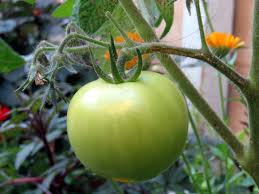
#> input picture images/1.jpg, 259 x 194 px; its folder holds only this picture in this run
$ python -i tomato.py   (imports and definitions only)
#> lines starting #> are read from the running program, lines starting #| are printed output that depends on the picture; after the words box and inside, x2 and y2 are one past the last pixel; in counts of white or black regions, pixels touching at a corner belong together
import cv2
import numpy as np
import os
import sys
import tkinter as tk
from tkinter import ttk, messagebox

# [1 line not run here, left out]

prices = {
    "Good": 100,
    "Edible": 80,
    "InEdible": 30
}

qualities = {
    "Good": [],
    "Edible": [],
    "InEdible": []
}

def classify_quality(image_path):
#> called with image_path = 'images/1.jpg'
    image = cv2.imread(image_path)
#> image is the input picture: shape (194, 259, 3); mean B, G, R 82.7, 113.9, 103.6
    if image is None:
        print(f"Could not open or find the image: {image_path}")
        return

    hsv = cv2.cvtColor(image, cv2.COLOR_BGR2HSV)
#> hsv: shape (194, 259, 3); mean H, S, V 58.7, 100.3, 119.8

    red_lower1 = np.array([0, 100, 100])
    red_upper1 = np.array([10, 255, 255])
    red_lower2 = np.array([160, 100, 100])
    red_upper2 = np.array([180, 255, 255])

    yellow_lower = np.array([20, 100, 100])
    yellow_upper = np.array([30, 255, 255])

    green_lower = np.array([35, 100, 100])
    green_upper = np.array([85, 255, 255])

    red_mask = cv2.bitwise_or(cv2.inRange(hsv, red_lower1, red_upper1),
                              cv2.inRange(hsv, red_lower2, red_upper2))
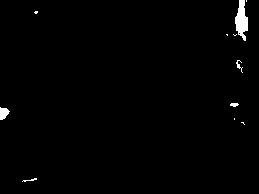
#> red_mask: shape (194, 259); 1% white; 11 white regions (6 under 20 px), largest, box (x1, y1, x2, y2) and area: (235, 0, 248, 41) 333, (0, 107, 10, 120) 88, (236, 60, 243, 73) 30, (230, 103, 239, 107) 27, (22, 178, 37, 182) 23
    yellow_mask = cv2.inRange(hsv, yellow_lower, yellow_upper)
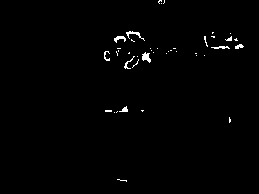
#> yellow_mask: shape (194, 259); 0.93% white in thin lines or dots, all inside (x1, y1, x2, y2) = (104, 0, 244, 182)
    green_mask = cv2.inRange(hsv, green_lower, green_upper)
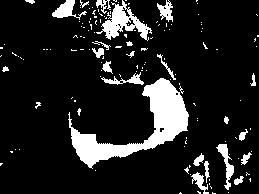
#> green_mask: shape (194, 259); 13% white; 142 white regions (117 under 20 px), largest, box (x1, y1, x2, y2) and area: (68, 78, 189, 169) 3309, (96, 0, 152, 41) 843, (52, 0, 87, 20) 292

    red_count = cv2.countNonZero(red_mask)
#> red_count = 526
    yellow_count = cv2.countNonZero(yellow_mask)
#> yellow_count = 465
    green_count = cv2.countNonZero(green_mask)
#> green_count = 6508

    if red_count > yellow_count and red_count > green_count:
        quality = "Good"
    elif yellow_count > red_count and yellow_count > green_count:
        quality = "Edible"
    else:
        quality = "InEdible"

    qualities[quality].append(image_path)

    # Resize to fixed dimensions
    image = cv2.resize(image, (500, 400))  # Width x Height
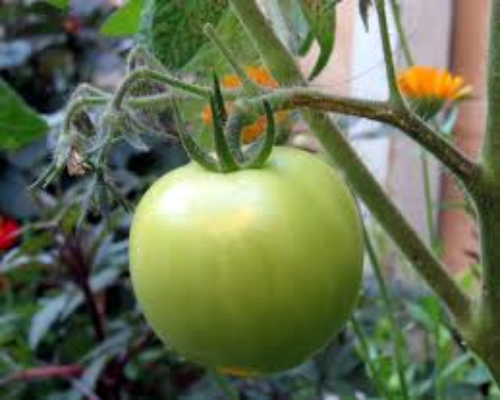
#> image: shape (400, 500, 3); mean B, G, R 82.6, 113.8, 103.5

    font = cv2.FONT_HERSHEY_SIMPLEX
    cv2.putText(image, quality, (10, 30), font, 1, (0, 0, 0), 2, cv2.LINE_AA)
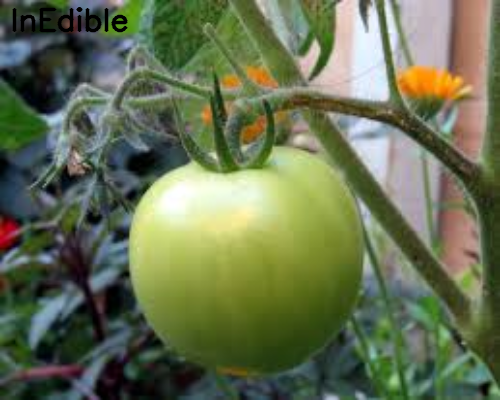
#> image: shape (400, 500, 3); 0.78% of pixels changed, all inside (x1, y1, x2, y2) = (12, 7, 128, 33)

    cv2.imshow("Tomato Classification", image)
    while True:
        key = cv2.waitKey(0)
#> (key Esc is pressed here)
        if key == ord(' '):
            break
    cv2.destroyAllWindows()


# [67 lines left out: functions classify_all_images, display_results, launch_app, not called in this run]


# [2 lines not run here, left out]

>>> result = classify_quality('images/1.jpg')

$ run again, on images/3.jpg
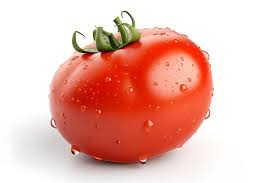
#> input picture images/3.jpg, 275 x 183 px
#> in classify_quality, image is the input picture: shape (183, 275, 3); mean B, G, R 179.2, 188.7, 235.3
#> hsv: shape (183, 275, 3); mean H, S, V 14.3, 68.3, 235.6
#> in classify_quality, `red_mask = cv2.bitwise_or(cv2.inRange(hsv, red_lower1, red_upper1), cv..`:
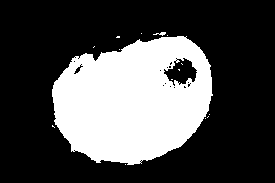
#> red_mask: shape (183, 275); 30.3% white; 15 white regions (13 under 20 px), largest, box (x1, y1, x2, y2) and area: (52, 36, 213, 165) 15182, (153, 32, 166, 36) 25
#> yellow_mask: shape (183, 275); 0.1% white in thin lines or dots, all inside (x1, y1, x2, y2) = (80, 32, 140, 50)
#> green_mask: shape (183, 275); 0.44% white in thin lines or dots, all inside (x1, y1, x2, y2) = (73, 18, 136, 49)
#> red_count = 15235
#> yellow_count = 52
#> green_count = 221
#> in classify_quality, `cv2.putText(image, quality, (10, 30), font, 1, (0, 0, 0), 2, cv2.LINE_..`:
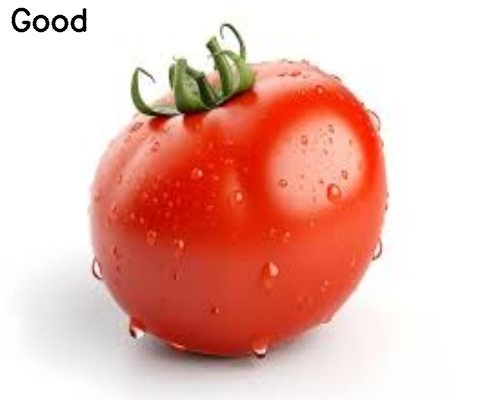
#> image: shape (400, 500, 3); mean B, G, R 178.3, 187.8, 234.4

$ run again, on images/4.jpg
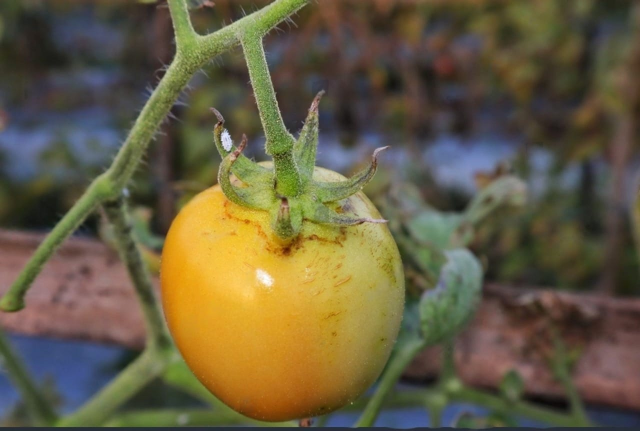
#> input picture images/4.jpg, 1280 x 861 px (shown at 1/2 size)
#> in classify_quality, image is the input picture: shape (861, 1280, 3); mean B, G, R 66, 93.1, 102.3
#> hsv: shape (861, 1280, 3); mean H, S, V 43.6, 96.9, 109.5
#> in classify_quality, `red_mask = cv2.bitwise_or(cv2.inRange(hsv, red_lower1, red_upper1), cv..`:
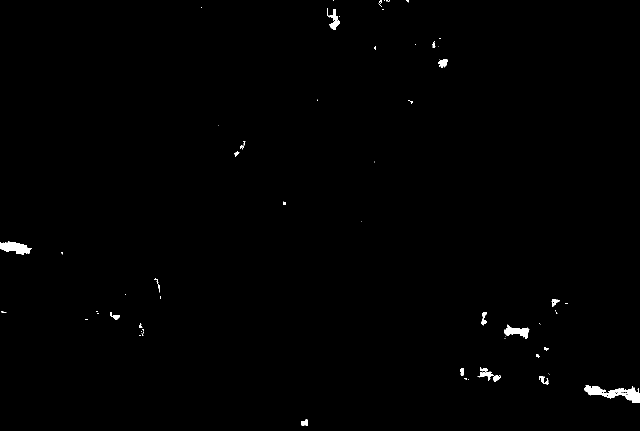
#> red_mask: shape (861, 1280) (shown at 1/2 size); 0.55% white; 72 white regions (48 under 20 px), largest, box (x1, y1, x2, y2) and area: (1169, 770, 1280, 806) 1744, (0, 483, 63, 509) 1024, (1008, 649, 1059, 678) 695
#> yellow_mask: shape (861, 1280); 11.8% white; 196 white regions (151 under 20 px), largest, box (x1, y1, x2, y2) and area: (336, 309, 809, 792) 115649, (1028, 0, 1107, 74) 3065, (1196, 161, 1244, 225) 1442
#> green_mask: shape (861, 1280); 4.3% white; 154 white regions (119 under 20 px), largest, box (x1, y1, x2, y2) and area: (487, 0, 614, 310) 8320, (550, 316, 674, 462) 6652, (310, 688, 474, 840) 5354
#> red_count = 6015
#> yellow_count = 130184
#> green_count = 47305
#> in classify_quality, `cv2.putText(image, quality, (10, 30), font, 1, (0, 0, 0), 2, cv2.LINE_..`:
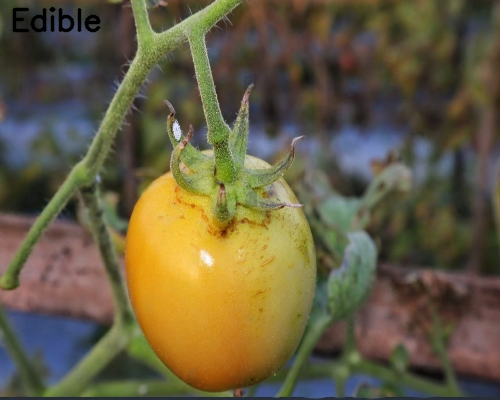
#> image: shape (400, 500, 3); mean B, G, R 65.6, 92.8, 102

$ run again, on images/7.jpg
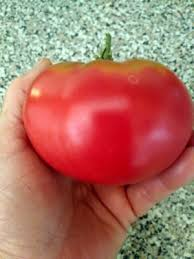
#> input picture images/7.jpg, 194 x 259 px
#> in classify_quality, image is the input picture: shape (259, 194, 3); mean B, G, R 99.9, 113, 172
#> hsv: shape (259, 194, 3); mean H, S, V 65.4, 124.8, 181.6
#> in classify_quality, `red_mask = cv2.bitwise_or(cv2.inRange(hsv, red_lower1, red_upper1), cv..`:
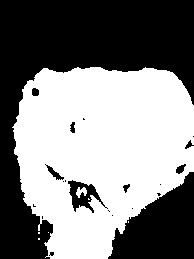
#> red_mask: shape (259, 194); 51.2% white; 21 black regions (12 under 20 px), largest, box (x1, y1, x2, y2) and area: (0, 0, 194, 259) 19067, (108, 172, 194, 259) 4572, (68, 180, 108, 213) 526
#> yellow_mask: shape (259, 194); 0.34% white in thin lines or dots, all inside (x1, y1, x2, y2) = (49, 59, 165, 67)
#> green_mask: shape (259, 194); 0.2% white; 10 white regions (9 under 20 px), largest, box (x1, y1, x2, y2) and area: (103, 39, 112, 58) 75
#> red_count = 25732
#> yellow_count = 173
#> green_count = 99
#> in classify_quality, `cv2.putText(image, quality, (10, 30), font, 1, (0, 0, 0), 2, cv2.LINE_..`:
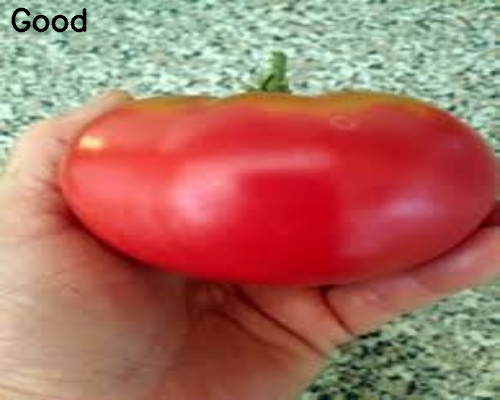
#> image: shape (400, 500, 3); mean B, G, R 99.2, 112.3, 171.3
